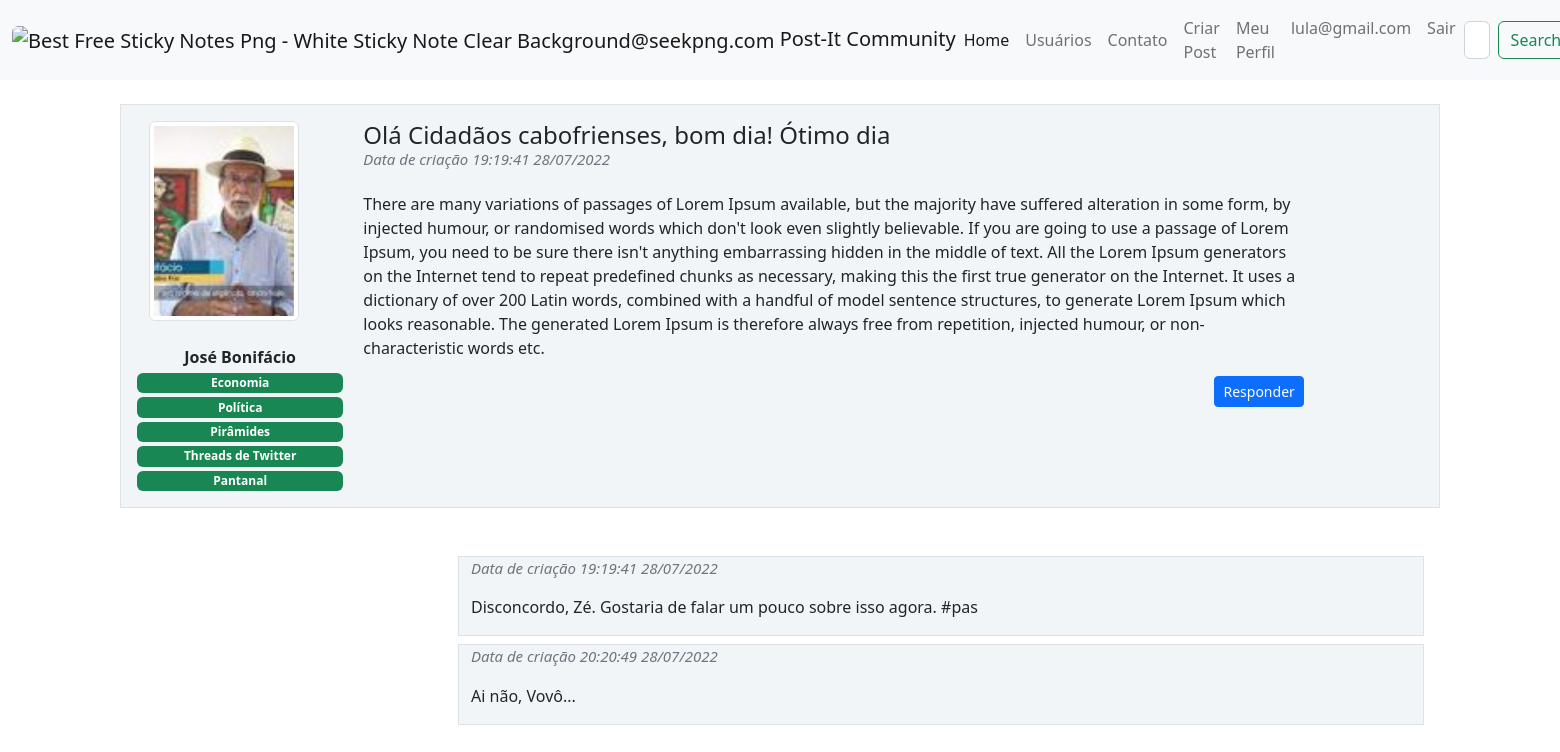
The app's page /post/1 (signed in) with its own data.
### post_it/models.py (models this page shows, shortened)
class Usuario(database.Model, UserMixin):
    id = database.Column(database.Integer, primary_key=True)
    username = database.Column(database.String, nullable=False)
    senha = database.Column(database.String, nullable=False)
    email = database.Column(database.String, nullable=False, unique=True)
    foto_perfil = database.Column(database.String, default='default.png')
    posts = database.relationship('Post', backref='author', lazy=True)
    interesses = database.Column(database.String, nullable=False, default='Não informado')

class Post(database.Model):
    id = database.Column(database.Integer, primary_key=True)
    titulo = database.Column(database.String, nullable=False)
    corpo = database.Column(database.Text, nullable=False)
    data_criacao = database.Column(database.DateTime, nullable=False, default=datetime.utcnow())
    id_usuario = database.Column(database.Integer, database.ForeignKey('usuario.id'), nullable=False)
    resposta = database.relationship('Resposta', backref='post', lazy=True)

class Resposta(database.Model):
    id = database.Column(database.Integer, primary_key=True)
    comentario = database.Column(database.Text, nullable=False)
    data_criacao = database.Column(database.DateTime, nullable=False, default=datetime.utcnow())
    id_post = database.Column(database.Integer, database.ForeignKey('post.id'), nullable=False)

### post_it/routes.py (the view)
@login_required
@app.route('/post/<post_id>', methods=['GET', 'POST'])
def exibir_post(post_id):
    post = Post.query.get(post_id)
    comentarios = Resposta.query.filter_by(id_post=post_id)
    if current_user == post.author:
        form = True
    else:
        form = None
    return render_template('post.html', comentarios=comentarios, post=post, form=form)

### post_it/models.py (called while the page is built)
@login_manager.user_loader
def load_user(id_usuario):
    usuario = Usuario.query.get(int(id_usuario))
    return usuario

### post_it/templates/post.html (shortened to what this page needs)
{% extends 'base.html'%}
{% block body%}
<div class="container">
    <div class = "row border mt-4 p-3 meupost">
        <div class = "col col-2 text-center">
            <div class="image pe-2">
               <img src="{{ url_for('static', filename='fotos_perfil/{}'.format(post.author.foto_perfil))}}" alt="{{ url_for('static', filename='fotos_perfil/{}'.format('default.png'))}}" class="box-foto-post img-thumbnail rounded"  >
                <br></b><strong>{{ post.author.username}}</strong><br>
                <div class="row justify-content-center">
                {% for interesse in post.author.interesses.split(';') %}
                    <span class="badge bg-success mt-1">{{ interesse }}</span>
                {% endfor %}
                </div>
            </div>
        </div>
        <div class = "col col-9">
            <h4>{{post.titulo}}
                <small class="text-muted d-flex align-items-start" style="font-size: 15px">
                    <p class="fst-italic">Data de criação {{post.data_criacao.strftime('%H:%M:%S %d/%m/%Y')}}</p>
                </small>
            </h4>
            <p class="justify-content-center">{{ post.corpo }}</p>
            <div class="d-grid gap-2 d-md-flex justify-content-md-end">
                  <a href="{{ url_for('resposta_post', post_id=post.id) }}"><button class="btn btn-primary btn-sm" type="button">Responder</button></a>
            </div>
        </div>
    </div>
</div>
    <div class="container me-auto">
    <div class = "row justify-content-md-end mt-4 p-3 ">
    {% for comentario in comentarios %}
        <div class = "col-9 mt-2 border meupost">
        <small class="text-muted d-flex align-items-start" style="font-size: 15px">
            <p class="fst-italic">Data de criação {{comentario.data_criacao.strftime('%H:%M:%S %d/%m/%Y')}}</p>
        </small>
        <p class="justify-content-center">{{ comentario.comentario }}</p>
         </div>
    {% endfor %}
        </div>
    </div>
{% endblock%}

### post_it/templates/navbar.html (shortened to what this page needs)
<nav class="navbar navbar-expand-lg bg-light">
  <div class="container-fluid">
    <a class="navbar-brand" href="{{ url_for('home') }}">
      <img class='img-fluid rounded' height="40" width="40"  src="https://www.seekpng.com/png/detail/12-123414_best-free-sticky-notes-png-white-sticky-note.png" alt="Best Free Sticky Notes Png - White Sticky Note Clear Background@seekpng.com">
      Post-It Community</a>
    <div class="collapse navbar-collapse" id="navbarSupportedContent">
      <ul class="navbar-nav me-auto mb-2 mb-lg-0">
        <li class="nav-item">
          <a class="nav-link active" aria-current="page" href="{{ url_for('home') }}">Home</a>
        </li>
        <li class="nav-item">
          <a class="nav-link" href="{{ url_for('users') }}">Usuários</a>
        </li>
        <li class="nav-item">
          <a class="nav-link" href="{{ url_for('contato') }}">Contato</a>
        </li>
      </ul>
      {% if current_user.is_authenticated %}
       <ul class="navbar-nav d-flex">
          <li class="nav-item">
            <a class="nav-link" href="{{ url_for('criar_post')}}">Criar Post</a>
          </li>
         <li class="nav-item">
            <a class="nav-link" href="{{ url_for('perfil')}}">Meu Perfil</a>
          </li>
         <li class="nav-item">
           <a class="nav-link fw-light" >{{ current_user.email }}</a>
         </li>
         <li class="nav-item">
            <a class="nav-link" href="{{ url_for('sair')}}">Sair</a>
          </li>
        </ul>
      {% endif %}
      <form class="d-flex" role="search">
        <input class="form-control me-2" type="search" placeholder="Search" aria-label="Search">
        <button class="btn btn-outline-success" type="submit">Search</button>
      </form>
    </div>
  </div>
</nav>

### post_it/static/main.css (style rules this page uses)
.meupost { background: #f2f5f8 !important; }
.box-foto-post { max-width:100%; width: 150px; height: 200px; object-fit: cover; display: block; }

### records on screen
Usuario: email "lula@gmail.com"
Usuario: foto_perfil (picture), author.username "José Bonifácio"
Post: titulo "Olá Cidadãos cabofrienses, bom dia! Ótimo dia", data_criacao "19:19:41 28/07/2022", corpo "There are many variations of passages of Lorem Ipsum available, but the majority have suffered alteration in some form, by injected humour, or randomised words which don't look even slightly believable. If you are going to use a passage of Lorem Ipsum, you need to be sure there isn't anything embarrassing hidden in the middle of text. All the Lorem Ipsum generators on the Internet tend to repeat predefined chunks as necessary, making this the first true generator on the Internet. It uses a dictionary of over 200 Latin words, combined with a handful of model sentence structures, to generate Lorem Ipsum which looks reasonable. The generated Lorem Ipsum is therefore always free from…"
Resposta: data_criacao "19:19:41 28/07/2022", comentario "Disconcordo, Zé. Gostaria de falar um pouco sobre isso agora. #pas"
Resposta: data_criacao "20:20:49 28/07/2022", comentario "Ai não, Vovô..."

### other values on screen
{{ interesse }} "Economia" "Política" "Pirâmides" "Threads de Twitter" "Pantanal"
